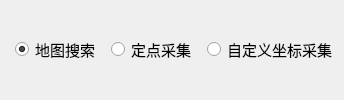
                        <widget class="QWidget" name="widget_30" native="true">
                         <property name="minimumSize">
                          <size>
                           <width>0</width>
                           <height>30</height>
                          </size>
                         </property>
                         <layout class="QHBoxLayout" name="horizontalLayout_20">
                          <property name="spacing">
                           <number>11</number>
                          </property>
                          <property name="leftMargin">
                           <number>15</number>
                          </property>
                          <property name="topMargin">
                           <number>0</number>
                          </property>
                          <property name="rightMargin">
                           <number>7</number>
                          </property>
                          <property name="bottomMargin">
                           <number>0</number>
                          </property>
                          <item>
                           <widget class="QRadioButton" name="radioButton_2">
                            <property name="font">
                             <font>
                              <pointsize>11</pointsize>
                             </font>
                            </property>
                            <property name="text">
                             <string>地图搜索</string>
                            </property>
                            <property name="checked">
                             <bool>true</bool>
                            </property>
                           </widget>
                          </item>
                          <item>
                           <widget class="QRadioButton" name="radioButton_6">
                            <property name="font">
                             <font>
                              <pointsize>11</pointsize>
                             </font>
                            </property>
                            <property name="text">
                             <string>定点采集</string>
                            </property>
                           </widget>
                          </item>
                          <item>
                           <widget class="QRadioButton" name="radioButton">
                            <property name="font">
                             <font>
                              <pointsize>11</pointsize>
                             </font>
                            </property>
                            <property name="text">
                             <string>自定义坐标采集</string>
                            </property>
                           </widget>
                          </item>
                         </layout>
                        </widget>
